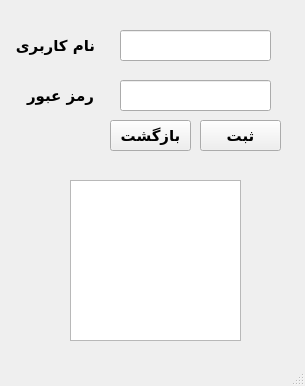
<?xml version="1.0" encoding="UTF-8"?>
<ui version="4.0">
 <class>MainWindow</class>
 <widget class="QMainWindow" name="MainWindow">
  <property name="geometry">
   <rect>
    <x>0</x>
    <y>0</y>
    <width>305</width>
    <height>386</height>
   </rect>
  </property>
  <property name="font">
   <font>
    <family>Arial Black</family>
    <pointsize>12</pointsize>
    <weight>75</weight>
    <bold>true</bold>
   </font>
  </property>
  <property name="windowTitle">
   <string>MainWindow</string>
  </property>
  <widget class="QWidget" name="centralwidget">
   <widget class="QLineEdit" name="lineEdit">
    <property name="geometry">
     <rect>
      <x>120</x>
      <y>30</y>
      <width>151</width>
      <height>31</height>
     </rect>
    </property>
   </widget>
   <widget class="QLabel" name="label">
    <property name="geometry">
     <rect>
      <x>10</x>
      <y>30</y>
      <width>91</width>
      <height>31</height>
     </rect>
    </property>
    <property name="font">
     <font>
      <pointsize>11</pointsize>
     </font>
    </property>
    <property name="text">
     <string>نام کاربری</string>
    </property>
    <property name="alignment">
     <set>Qt::AlignCenter</set>
    </property>
   </widget>
   <widget class="QLineEdit" name="lineEdit_2">
    <property name="geometry">
     <rect>
      <x>120</x>
      <y>80</y>
      <width>151</width>
      <height>31</height>
     </rect>
    </property>
    <property name="echoMode">
     <enum>QLineEdit::Password</enum>
    </property>
   </widget>
   <widget class="QLabel" name="label_2">
    <property name="geometry">
     <rect>
      <x>20</x>
      <y>80</y>
      <width>81</width>
      <height>31</height>
     </rect>
    </property>
    <property name="font">
     <font>
      <pointsize>11</pointsize>
     </font>
    </property>
    <property name="text">
     <string>رمز عبور</string>
    </property>
    <property name="alignment">
     <set>Qt::AlignCenter</set>
    </property>
   </widget>
   <widget class="QPushButton" name="pushButton">
    <property name="geometry">
     <rect>
      <x>200</x>
      <y>120</y>
      <width>81</width>
      <height>31</height>
     </rect>
    </property>
    <property name="font">
     <font>
      <pointsize>11</pointsize>
     </font>
    </property>
    <property name="cursor">
     <cursorShape>PointingHandCursor</cursorShape>
    </property>
    <property name="text">
     <string>ثبت</string>
    </property>
   </widget>
   <widget class="QGraphicsView" name="graphicsView">
    <property name="geometry">
     <rect>
      <x>70</x>
      <y>180</y>
      <width>171</width>
      <height>161</height>
     </rect>
    </property>
    <property name="styleSheet">
     <string notr="true">border-image: url(:/icons/add_user.png);</string>
    </property>
   </widget>
   <widget class="QPushButton" name="pushButton_2">
    <property name="geometry">
     <rect>
      <x>110</x>
      <y>120</y>
      <width>81</width>
      <height>31</height>
     </rect>
    </property>
    <property name="font">
     <font>
      <pointsize>11</pointsize>
     </font>
    </property>
    <property name="cursor">
     <cursorShape>PointingHandCursor</cursorShape>
    </property>
    <property name="text">
     <string>بازگشت</string>
    </property>
   </widget>
  </widget>
  <widget class="QMenuBar" name="menubar">
   <property name="geometry">
    <rect>
     <x>0</x>
     <y>0</y>
     <width>305</width>
     <height>21</height>
    </rect>
   </property>
  </widget>
  <widget class="QStatusBar" name="statusbar"/>
 </widget>
 <resources>
  <include location="icons.qrc"/>
 </resources>
 <connections/>
</ui>
